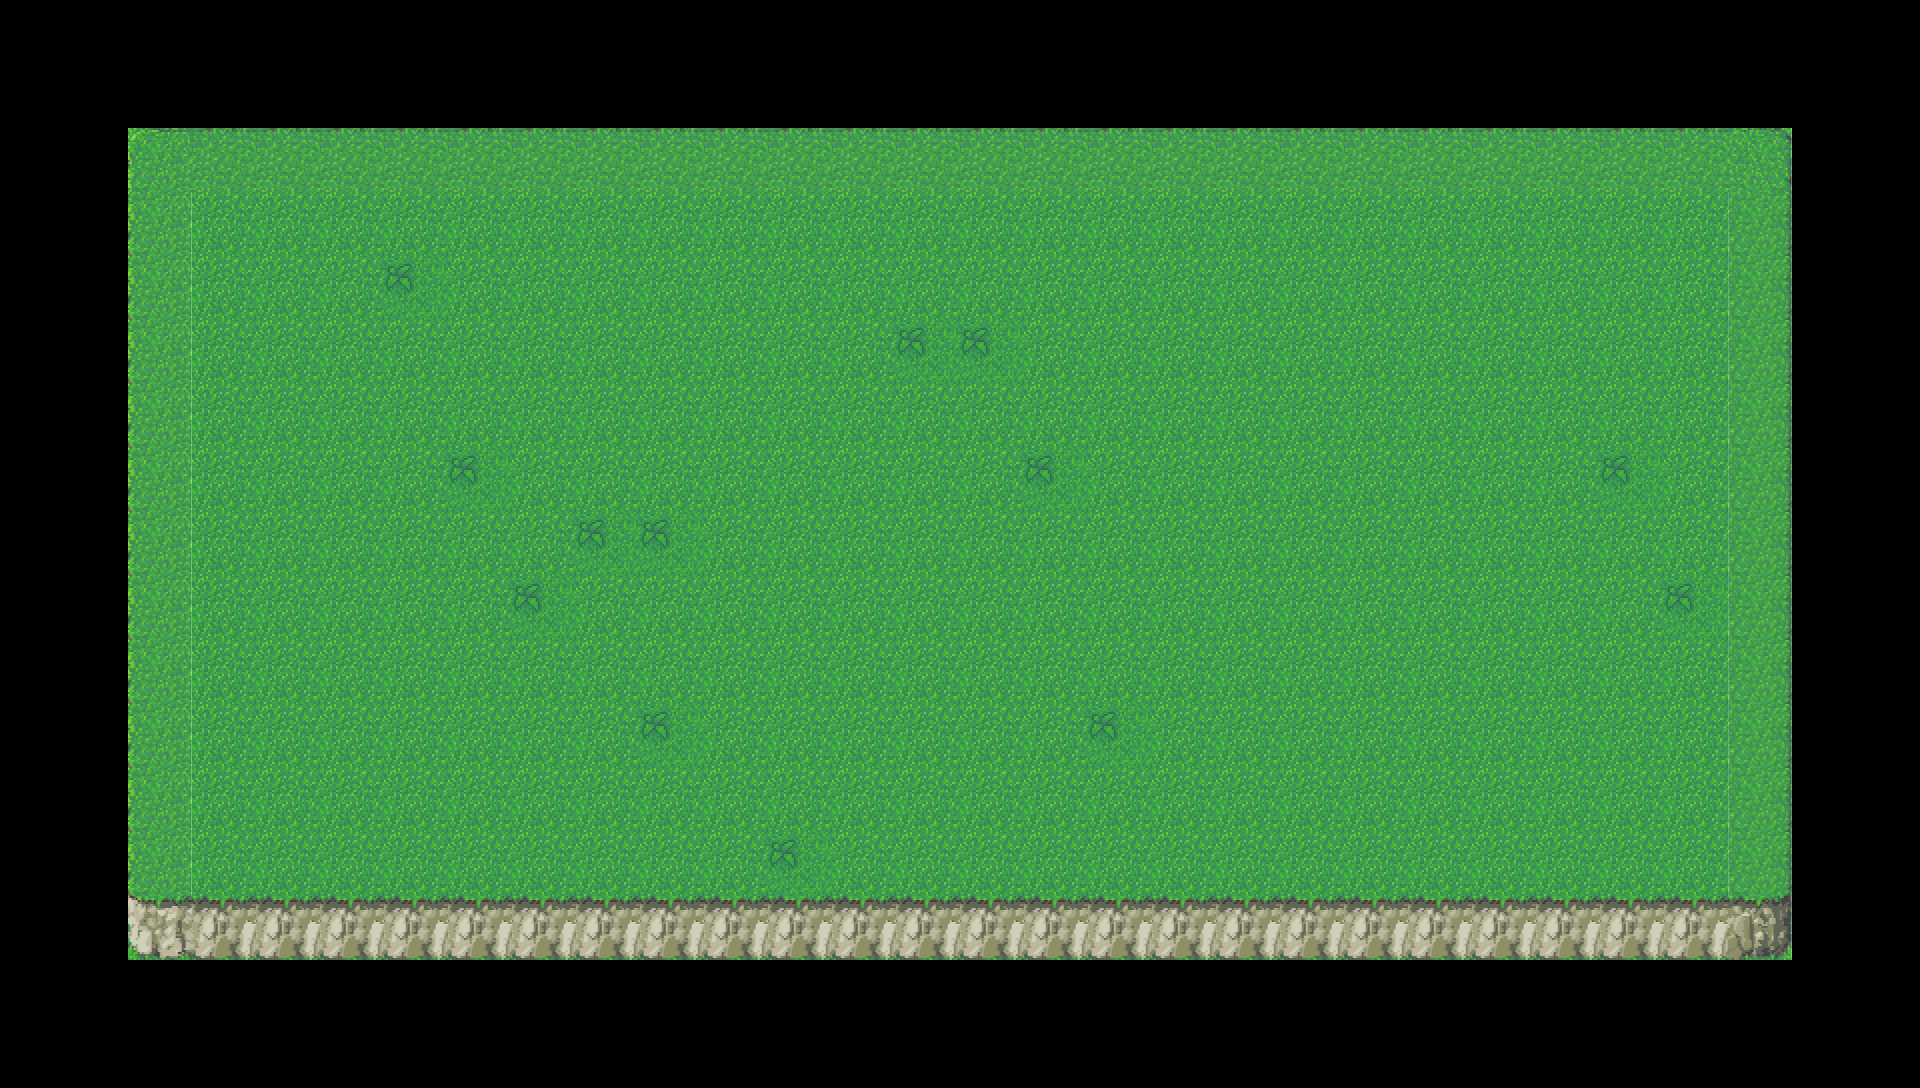

This game map was drawn from its Tiled (.tmx) file and the tilesets committed beside it. A one-line description and the full map source follow:
An orthogonal 30x17 tile map with 64x64 px tiles, 1 tile layer (earth), 45 tilesets.

<map version="1.8" tiledversion="1.8.2" orientation="orthogonal" renderorder="right-down" width="30" height="17" tilewidth="64" tileheight="64" infinite="0" nextlayerid="3" nextobjectid="1">
 <tileset firstgid="1" name="rock" tilewidth="64" tileheight="64" tilecount="1" columns="0">
  <grid orientation="orthogonal" width="1" height="1" />
  <tile id="0">
   <image width="64" height="64" source="../textures/earth/source textures/rock.png" />
  </tile>
 </tileset>
 <tileset firstgid="2" name="t1_1" tilewidth="64" tileheight="64" tilecount="1" columns="0">
  <grid orientation="orthogonal" width="1" height="1" />
  <tile id="0">
   <image width="64" height="64" source="../textures/earth/source textures/t1_1.png" />
  </tile>
 </tileset>
 <tileset firstgid="3" name="t1_2" tilewidth="64" tileheight="64" tilecount="1" columns="0">
  <grid orientation="orthogonal" width="1" height="1" />
  <tile id="0">
   <image width="64" height="64" source="../textures/earth/source textures/t1_2.png" />
  </tile>
 </tileset>
 <tileset firstgid="4" name="t1_3" tilewidth="64" tileheight="64" tilecount="1" columns="0">
  <grid orientation="orthogonal" width="1" height="1" />
  <tile id="0">
   <image width="64" height="64" source="../textures/earth/source textures/t1_3.png" />
  </tile>
 </tileset>
 <tileset firstgid="5" name="t1_4" tilewidth="64" tileheight="64" tilecount="1" columns="0">
  <grid orientation="orthogonal" width="1" height="1" />
  <tile id="0">
   <image width="64" height="64" source="../textures/earth/source textures/t1_4.png" />
  </tile>
 </tileset>
 <tileset firstgid="6" name="t1_5" tilewidth="64" tileheight="64" tilecount="1" columns="0">
  <grid orientation="orthogonal" width="1" height="1" />
  <tile id="0">
   <image width="64" height="64" source="../textures/earth/source textures/t1_5.png" />
  </tile>
 </tileset>
 <tileset firstgid="7" name="t1_6" tilewidth="64" tileheight="64" tilecount="1" columns="0">
  <grid orientation="orthogonal" width="1" height="1" />
  <tile id="0">
   <image width="64" height="64" source="../textures/earth/source textures/t1_6.png" />
  </tile>
 </tileset>
 <tileset firstgid="8" name="t1_7" tilewidth="64" tileheight="64" tilecount="1" columns="0">
  <grid orientation="orthogonal" width="1" height="1" />
  <tile id="0">
   <image width="64" height="64" source="../textures/earth/source textures/t1_7.png" />
  </tile>
 </tileset>
 <tileset firstgid="9" name="t1_8" tilewidth="64" tileheight="64" tilecount="1" columns="0">
  <grid orientation="orthogonal" width="1" height="1" />
  <tile id="0">
   <image width="64" height="64" source="../textures/earth/source textures/t1_8.png" />
  </tile>
 </tileset>
 <tileset firstgid="10" name="t1_9" tilewidth="64" tileheight="64" tilecount="1" columns="0">
  <grid orientation="orthogonal" width="1" height="1" />
  <tile id="0">
   <image width="64" height="64" source="../textures/earth/source textures/t1_9.png" />
  </tile>
 </tileset>
 <tileset firstgid="11" name="t1_10" tilewidth="64" tileheight="64" tilecount="1" columns="0">
  <grid orientation="orthogonal" width="1" height="1" />
  <tile id="0">
   <image width="64" height="64" source="../textures/earth/source textures/t1_10.png" />
  </tile>
 </tileset>
 <tileset firstgid="12" name="t1_11" tilewidth="64" tileheight="64" tilecount="1" columns="0">
  <grid orientation="orthogonal" width="1" height="1" />
  <tile id="0">
   <image width="64" height="64" source="../textures/earth/source textures/t1_11.png" />
  </tile>
 </tileset>
 <tileset firstgid="13" name="g0" tilewidth="64" tileheight="64" tilecount="1" columns="0">
  <grid orientation="orthogonal" width="1" height="1" />
  <tile id="0">
   <image width="64" height="64" source="../textures/earth/source textures/g0.png" />
  </tile>
  <wangsets>
   <wangset name="Безымянный набор" type="corner" tile="-1">
    <wangcolor name="" color="#ff0000" tile="-1" probability="1" />
    <wangtile tileid="0" wangid="0,1,0,1,0,1,0,1" />
   </wangset>
  </wangsets>
 </tileset>
 <tileset firstgid="14" name="g1_1" tilewidth="64" tileheight="64" tilecount="1" columns="0">
  <grid orientation="orthogonal" width="1" height="1" />
  <tile id="0">
   <image width="64" height="64" source="../textures/earth/source textures/g1_1.png" />
  </tile>
  <wangsets>
   <wangset name="Безымянный набор" type="mixed" tile="-1">
    <wangcolor name="" color="#ff0000" tile="-1" probability="1" />
    <wangtile tileid="0" wangid="1,1,1,1,1,1,1,1" />
   </wangset>
  </wangsets>
 </tileset>
 <tileset firstgid="15" name="g1_2" tilewidth="64" tileheight="64" tilecount="1" columns="0">
  <grid orientation="orthogonal" width="1" height="1" />
  <tile id="0">
   <image width="64" height="64" source="../textures/earth/source textures/g1_2.png" />
  </tile>
 </tileset>
 <tileset firstgid="16" name="g1_3" tilewidth="64" tileheight="64" tilecount="1" columns="0">
  <grid orientation="orthogonal" width="1" height="1" />
  <tile id="0">
   <image width="64" height="64" source="../textures/earth/source textures/g1_3.png" />
  </tile>
 </tileset>
 <tileset firstgid="17" name="g1_4" tilewidth="64" tileheight="64" tilecount="1" columns="0">
  <grid orientation="orthogonal" width="1" height="1" />
  <tile id="0">
   <image width="64" height="64" source="../textures/earth/source textures/g1_4.png" />
  </tile>
 </tileset>
 <tileset firstgid="18" name="g1_5" tilewidth="64" tileheight="64" tilecount="1" columns="0">
  <grid orientation="orthogonal" width="1" height="1" />
  <tile id="0">
   <image width="64" height="64" source="../textures/earth/source textures/g1_5.png" />
  </tile>
 </tileset>
 <tileset firstgid="19" name="g1_6" tilewidth="64" tileheight="64" tilecount="1" columns="0">
  <grid orientation="orthogonal" width="1" height="1" />
  <tile id="0">
   <image width="64" height="64" source="../textures/earth/source textures/g1_6.png" />
  </tile>
 </tileset>
 <tileset firstgid="20" name="g1_7" tilewidth="64" tileheight="64" tilecount="1" columns="0">
  <grid orientation="orthogonal" width="1" height="1" />
  <tile id="0">
   <image width="64" height="64" source="../textures/earth/source textures/g1_7.png" />
  </tile>
 </tileset>
 <tileset firstgid="21" name="g1_8" tilewidth="64" tileheight="64" tilecount="1" columns="0">
  <grid orientation="orthogonal" width="1" height="1" />
  <tile id="0">
   <image width="64" height="64" source="../textures/earth/source textures/g1_8.png" />
  </tile>
 </tileset>
 <tileset firstgid="22" name="g1_9" tilewidth="64" tileheight="64" tilecount="1" columns="0">
  <grid orientation="orthogonal" width="1" height="1" />
  <tile id="0">
   <image width="64" height="64" source="../textures/earth/source textures/g1_9.png" />
  </tile>
 </tileset>
 <tileset firstgid="23" name="g2_1" tilewidth="64" tileheight="64" tilecount="1" columns="0">
  <grid orientation="orthogonal" width="1" height="1" />
  <tile id="0">
   <image width="64" height="64" source="../textures/earth/source textures/g2_1.png" />
  </tile>
 </tileset>
 <tileset firstgid="24" name="g2_2" tilewidth="64" tileheight="64" tilecount="1" columns="0">
  <grid orientation="orthogonal" width="1" height="1" />
  <tile id="0">
   <image width="64" height="64" source="../textures/earth/source textures/g2_2.png" />
  </tile>
 </tileset>
 <tileset firstgid="25" name="g2_3" tilewidth="64" tileheight="64" tilecount="1" columns="0">
  <grid orientation="orthogonal" width="1" height="1" />
  <tile id="0">
   <image width="64" height="64" source="../textures/earth/source textures/g2_3.png" />
  </tile>
 </tileset>
 <tileset firstgid="26" name="g2_4" tilewidth="64" tileheight="64" tilecount="1" columns="0">
  <grid orientation="orthogonal" width="1" height="1" />
  <tile id="0">
   <image width="64" height="64" source="../textures/earth/source textures/g2_4.png" />
  </tile>
 </tileset>
 <tileset firstgid="27" name="g2_5" tilewidth="64" tileheight="64" tilecount="1" columns="0">
  <grid orientation="orthogonal" width="1" height="1" />
  <tile id="0">
   <image width="64" height="64" source="../textures/earth/source textures/g2_5.png" />
  </tile>
 </tileset>
 <tileset firstgid="28" name="g2_6" tilewidth="64" tileheight="64" tilecount="1" columns="0">
  <grid orientation="orthogonal" width="1" height="1" />
  <tile id="0">
   <image width="64" height="64" source="../textures/earth/source textures/g2_6.png" />
  </tile>
 </tileset>
 <tileset firstgid="29" name="g2_7" tilewidth="64" tileheight="64" tilecount="1" columns="0">
  <grid orientation="orthogonal" width="1" height="1" />
  <tile id="0">
   <image width="64" height="64" source="../textures/earth/source textures/g2_7.png" />
  </tile>
 </tileset>
 <tileset firstgid="30" name="g2_8" tilewidth="64" tileheight="64" tilecount="1" columns="0">
  <grid orientation="orthogonal" width="1" height="1" />
  <tile id="0">
   <image width="64" height="64" source="../textures/earth/source textures/g2_8.png" />
  </tile>
 </tileset>
 <tileset firstgid="31" name="g3_1" tilewidth="64" tileheight="64" tilecount="1" columns="0">
  <grid orientation="orthogonal" width="1" height="1" />
  <tile id="0">
   <image width="64" height="64" source="../textures/earth/source textures/g3_1.png" />
  </tile>
 </tileset>
 <tileset firstgid="32" name="g3_2" tilewidth="64" tileheight="64" tilecount="1" columns="0">
  <grid orientation="orthogonal" width="1" height="1" />
  <tile id="0">
   <image width="64" height="64" source="../textures/earth/source textures/g3_2.png" />
  </tile>
 </tileset>
 <tileset firstgid="33" name="g3_3" tilewidth="64" tileheight="64" tilecount="1" columns="0">
  <grid orientation="orthogonal" width="1" height="1" />
  <tile id="0">
   <image width="64" height="64" source="../textures/earth/source textures/g3_3.png" />
  </tile>
 </tileset>
 <tileset firstgid="34" name="g4_1" tilewidth="64" tileheight="64" tilecount="1" columns="0">
  <grid orientation="orthogonal" width="1" height="1" />
  <tile id="0">
   <image width="64" height="64" source="../textures/earth/source textures/g4_1.png" />
  </tile>
 </tileset>
 <tileset firstgid="35" name="g4_2" tilewidth="64" tileheight="64" tilecount="1" columns="0">
  <grid orientation="orthogonal" width="1" height="1" />
  <tile id="0">
   <image width="64" height="64" source="../textures/earth/source textures/g4_2.png" />
  </tile>
 </tileset>
 <tileset firstgid="36" name="g4_3" tilewidth="64" tileheight="64" tilecount="1" columns="0">
  <grid orientation="orthogonal" width="1" height="1" />
  <tile id="0">
   <image width="64" height="64" source="../textures/earth/source textures/g4_3.png" />
  </tile>
 </tileset>
 <tileset firstgid="37" name="r1_1" tilewidth="64" tileheight="64" tilecount="1" columns="0">
  <grid orientation="orthogonal" width="1" height="1" />
  <tile id="0">
   <image width="64" height="64" source="../textures/earth/source textures/r1_1.png" />
  </tile>
 </tileset>
 <tileset firstgid="38" name="r1_2" tilewidth="64" tileheight="64" tilecount="1" columns="0">
  <grid orientation="orthogonal" width="1" height="1" />
  <tile id="0">
   <image width="64" height="64" source="../textures/earth/source textures/r1_2.png" />
  </tile>
 </tileset>
 <tileset firstgid="39" name="r1_3" tilewidth="64" tileheight="64" tilecount="1" columns="0">
  <grid orientation="orthogonal" width="1" height="1" />
  <tile id="0">
   <image width="64" height="64" source="../textures/earth/source textures/r1_3.png" />
  </tile>
 </tileset>
 <tileset firstgid="40" name="r1_4" tilewidth="64" tileheight="64" tilecount="1" columns="0">
  <grid orientation="orthogonal" width="1" height="1" />
  <tile id="0">
   <image width="64" height="64" source="../textures/earth/source textures/r1_4.png" />
  </tile>
 </tileset>
 <tileset firstgid="41" name="r1_5" tilewidth="64" tileheight="64" tilecount="1" columns="0">
  <grid orientation="orthogonal" width="1" height="1" />
  <tile id="0">
   <image width="64" height="64" source="../textures/earth/source textures/r1_5.png" />
  </tile>
 </tileset>
 <tileset firstgid="42" name="r1_6" tilewidth="64" tileheight="64" tilecount="1" columns="0">
  <grid orientation="orthogonal" width="1" height="1" />
  <tile id="0">
   <image width="64" height="64" source="../textures/earth/source textures/r1_6.png" />
  </tile>
 </tileset>
 <tileset firstgid="43" name="r1_7" tilewidth="64" tileheight="64" tilecount="1" columns="0">
  <grid orientation="orthogonal" width="1" height="1" />
  <tile id="0">
   <image width="64" height="64" source="../textures/earth/source textures/r1_7.png" />
  </tile>
 </tileset>
 <tileset firstgid="44" name="r1_8" tilewidth="64" tileheight="64" tilecount="1" columns="0">
  <grid orientation="orthogonal" width="1" height="1" />
  <tile id="0">
   <image width="64" height="64" source="../textures/earth/source textures/r1_8.png" />
  </tile>
 </tileset>
 <tileset firstgid="45" name="r1_9" tilewidth="64" tileheight="64" tilecount="1" columns="0">
  <grid orientation="orthogonal" width="1" height="1" />
  <tile id="0">
   <image width="64" height="64" source="../textures/earth/source textures/r1_9.png" />
  </tile>
 </tileset>
 <layer id="1" name="earth" width="30" height="17">
  <data encoding="csv">
0,0,0,0,0,0,0,0,0,0,0,0,0,0,0,0,0,0,0,0,0,0,0,0,0,0,0,0,0,0,
0,0,0,0,0,0,0,0,0,0,0,0,0,0,0,0,0,0,0,0,0,0,0,0,0,0,0,0,0,0,
0,0,23,24,24,24,24,24,24,24,24,24,24,24,24,24,24,24,24,24,24,24,24,24,24,24,24,25,0,0,
0,0,26,2,2,2,2,2,2,2,2,2,2,2,2,2,2,2,2,2,2,2,2,2,2,2,2,27,0,0,
0,0,26,2,2,2,12,2,2,2,2,2,2,2,2,2,2,2,2,2,2,2,2,2,2,2,2,27,0,0,
0,0,26,2,2,2,2,2,2,2,2,2,2,2,12,12,2,2,2,2,2,2,2,2,2,2,2,27,0,0,
0,0,26,2,2,2,2,2,2,2,2,2,2,2,2,2,2,2,2,2,2,2,2,2,2,2,2,27,0,0,
0,0,26,2,2,2,2,12,2,2,2,2,2,2,2,2,12,2,2,2,2,2,2,2,2,12,2,27,0,0,
0,0,26,2,2,2,2,2,2,12,12,2,2,2,2,2,2,2,2,2,2,2,2,2,2,2,2,27,0,0,
0,0,26,2,2,2,2,2,12,2,2,2,2,2,2,2,2,2,2,2,2,2,2,2,2,2,12,27,0,0,
0,0,26,2,2,2,2,2,2,2,2,2,2,2,2,2,2,2,2,2,2,2,2,2,2,2,2,27,0,0,
0,0,26,2,2,2,2,2,2,2,12,2,2,2,2,2,2,12,2,2,2,2,2,2,2,2,2,27,0,0,
0,0,26,2,2,2,2,2,2,2,2,2,2,2,2,2,2,2,2,2,2,2,2,2,2,2,2,27,0,0,
0,0,26,2,2,2,2,2,2,2,2,2,12,2,2,2,2,2,2,2,2,2,2,2,2,2,2,27,0,0,
0,0,28,29,29,29,29,29,29,29,29,29,29,29,29,29,29,29,29,29,29,29,29,29,29,29,29,30,0,0,
0,0,0,0,0,0,0,0,0,0,0,0,0,0,0,0,0,0,0,0,0,0,0,0,0,0,0,0,0,0,
0,0,0,0,0,0,0,0,0,0,0,0,0,0,0,0,0,0,0,0,0,0,0,0,0,0,0,0,0,0
</data>
 </layer>
</map>
